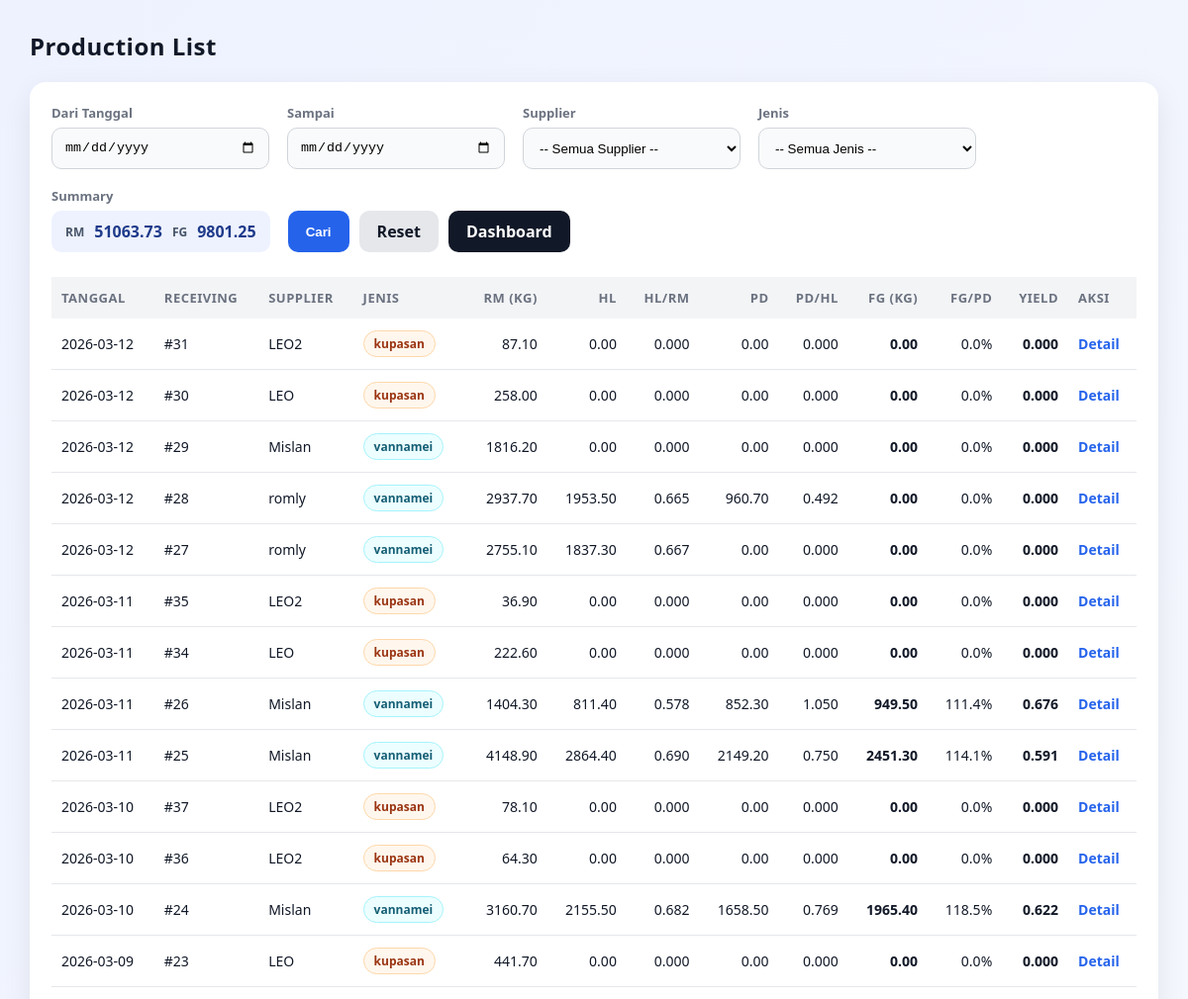
Before: /production/list (upper part) with the older database file.
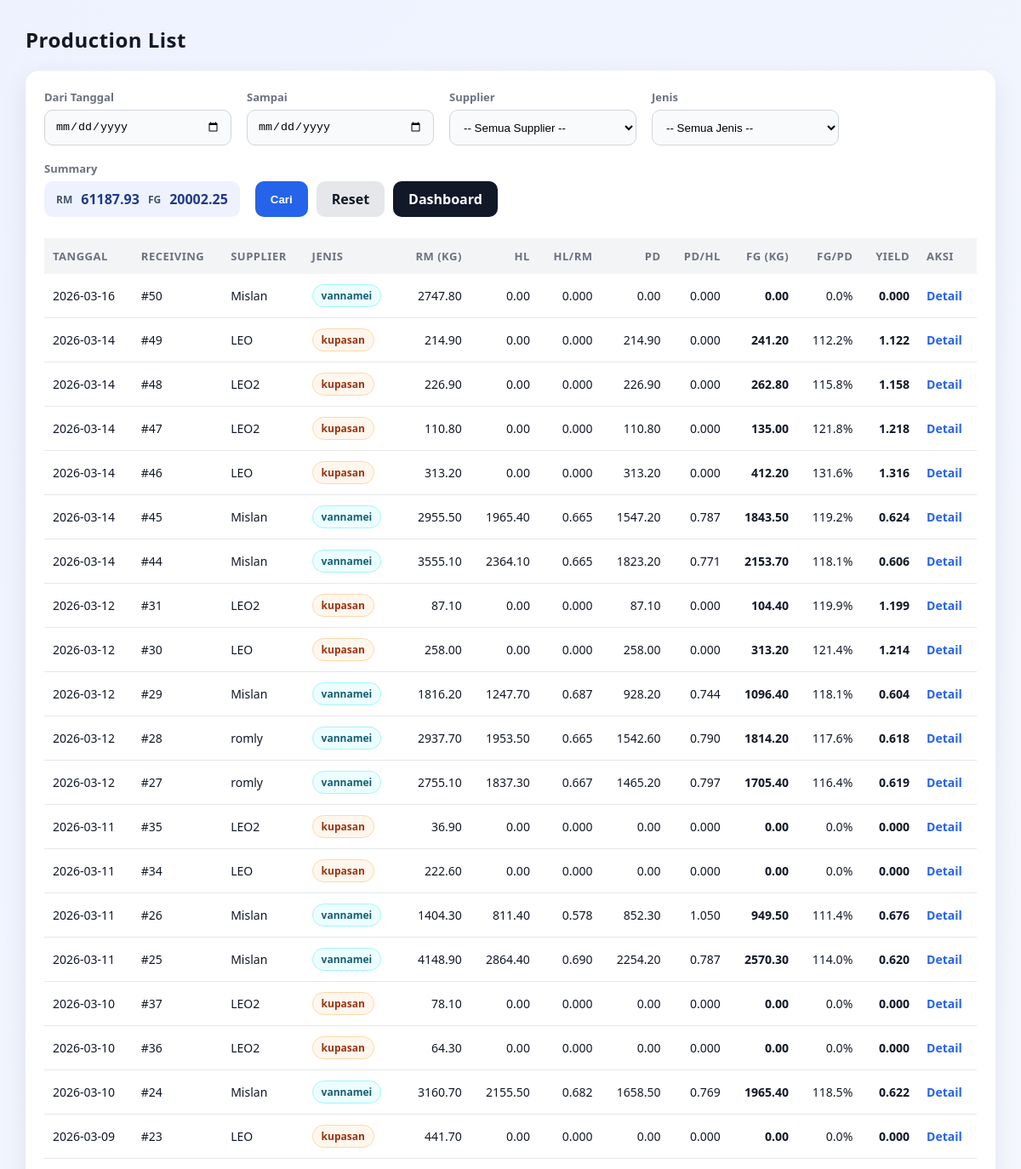
After: the same page with the newer database file.
### tables this page shows
CREATE TABLE receiving_header (
            id INTEGER PRIMARY KEY AUTOINCREMENT,
            receiving_no INTEGER NOT NULL UNIQUE,
            tanggal TEXT NOT NULL,
            supplier TEXT NOT NULL,
            jenis TEXT NOT NULL,
            fiber REAL DEFAULT 0,
            created_at TEXT DEFAULT (datetime('now','localtime'))
        );

### production/routes.py (the view)
@production_bp.route("/list")
def production_list():
    start = (request.args.get("start") or "").strip()
    end = (request.args.get("end") or "").strip()
    supplier = (request.args.get("supplier") or "").strip()
    jenis = (request.args.get("jenis") or "").strip().lower()
    conn = get_conn()
    try:
        rows = conn.execute("""
            SELECT
                rh.tanggal,
                rh.id AS receiving_id,
                rh.receiving_no,
                rh.supplier,
                rh.jenis,

                COALESCE(rm.rm_kg, 0) AS rm_kg,
                COALESCE(p.hl_kg, 0) AS hl_kg,
                COALESCE(pack.pd_kg, 0) AS pd_kg,
                COALESCE(pack.fg_kg, 0) AS fg_kg

            FROM receiving_header rh

            LEFT JOIN (
                SELECT header_id, SUM(netto) AS rm_kg
                FROM receiving_item
                GROUP BY header_id
            ) rm ON rm.header_id = rh.id

            LEFT JOIN production p ON p.receiving_id = rh.id

            LEFT JOIN (
                SELECT
                    production_id,
                    SUM(kupas_kg) AS pd_kg,
                    SUM((mc_qty * packs_per_mc + pack_qty) * pack_weight_g / 1000.0) AS fg_kg
                FROM production_packing
                GROUP BY production_id
            ) pack ON pack.production_id = p.id

            WHERE 1=1
              AND (? = '' OR rh.tanggal >= ?)
              AND (? = '' OR rh.tanggal <= ?)
              AND (? = '' OR LOWER(rh.supplier) = LOWER(?))
              AND (? = '' OR LOWER(rh.jenis) = ?)

            ORDER BY rh.tanggal DESC, rh.id DESC
        """, (
            start, start,
            end, end,
            supplier, supplier,
            jenis, jenis
        )).fetchall()
        rows = [dict(r) for r in rows]
        total_rm = sum((r.get("rm_kg") or 0) for r in rows)
        total_fg = sum((r.get("fg_kg") or 0) for r in rows)
        return render_template(
            "production/list.html",
            rows=rows,
            start=start,
            end=end,
            supplier=supplier,
            jenis=jenis,
            total_rm=total_rm,
            total_fg=total_fg
        )
    finally:
        conn.close()

### helpers/db.py (called while the page is built)
def get_conn():
    conn = sqlite3.connect(DB_PATH, timeout=30)
    conn.row_factory = sqlite3.Row
    conn.execute("PRAGMA foreign_keys = ON;")
    conn.execute("PRAGMA journal_mode = WAL;")
    return conn

### templates/production/list.html (shortened to what this page needs)
<!doctype html>
<html lang="id">
<head>
</head>
<body>
<div class="top">
  <h2>Production List</h2>
</div>
<div class="card">
  <form method="get" action="/production/list" class="filter-row">
    <div class="filter-item">
      <label>Dari Tanggal</label>
      <input type="date" name="start" value="{{ start or '' }}">
    </div>
    <div class="filter-item">
      <label>Sampai</label>
      <input type="date" name="end" value="{{ end or '' }}">
    </div>
    <div class="filter-item">
      <label>Supplier</label>
      <select id="supplier" name="supplier"></select>
    </div>
    <div class="filter-item">
      <label>Jenis</label>
      <select id="jenis" name="jenis"></select>
    </div>
    <div class="filter-item">
      <label>Summary</label>
      <div class="summary-pill">
        <span>RM</span> {{ "%.2f"|format(total_rm or 0) }}
        <span>FG</span> {{ "%.2f"|format(total_fg or 0) }}
      </div>
    </div>
    <div class="filter-actions">
      <button class="btn btn-primary" type="submit">Cari</button>
      <a class="btn btn-ghost" href="/production/list">Reset</a>
      <a class="btn btn-secondary" href="/dashboard">Dashboard</a>
    </div>
  </form>
  <table>
    <thead>
      <tr>
        <th>Tanggal</th>
        <th>Receiving</th>
        <th>Supplier</th>
        <th>Jenis</th>
        <th class="right">RM (kg)</th>
        <th class="right">HL</th>
        <th class="right">HL/RM</th>
        <th class="right">PD</th>
        <th class="right">PD/HL</th>
        <th class="right">FG (kg)</th>
        <th class="right">FG/PD</th>
        <th class="right">Yield</th>
        <th>Aksi</th>
      </tr>
    </thead>
    <tbody>
      {% for r in rows %}
        {% set rm = r.rm_kg or 0 %}
        {% set hl = r.hl_kg or 0 %}
        {% set pd = r.pd_kg or 0 %}
        {% set fg = r.fg_kg or 0 %}
        <tr>
          <td>{{ r.tanggal }}</td>
          <td>#{{ r.receiving_id }}</td>
          <td>{{ r.supplier }}</td>
          <td>
            {% set j = (r.jenis or '')|lower %}
            <span class="pill {{ j }}">{{ r.jenis or '-' }}</span>
          </td>
          <td class="right">{{ "%.2f"|format(rm) }}</td>
          <td class="right">{{ "%.2f"|format(hl) }}</td>
          <td class="right">{{ "%.3f"|format(hl/rm if rm>0 else 0) }}</td>
          <td class="right">{{ "%.2f"|format(pd) }}</td>
          <td class="right">{{ "%.3f"|format(pd/hl if hl>0 else 0) }}</td>
          <td class="right total-bold">{{ "%.2f"|format(fg) }}</td>
          <td class="right">{{ "%.1f"|format((fg/pd*100) if pd>0 else 0) }}%</td>
          <td class="right total-bold">{{ "%.3f"|format(fg/rm if rm>0 else 0) }}</td>
          <td>
            <div class="aksi">
              <a href="/production/detail/{{ r.receiving_id }}">Detail</a>
            </div>
          </td>
        </tr>
      {% endfor %}
    </tbody>
  </table>
</div>
</body>
</html>

Changed rows visible on the page:
added receiving_header: tanggal "2026-03-16", receiving_id "50", supplier "Mislan", jenis "vannamei", rm "2747.80", hl "0.00", hl "0.000", pd "0.00", pd "0.000", fg "0.00", value "0.0", fg "0.000"
added receiving_header: tanggal "2026-03-14", receiving_id "49", supplier "LEO", jenis "kupasan", rm "214.90", hl "0.00", hl "0.000", pd "214.90", pd "0.000", fg "241.20", value "112.2", fg "1.122"
added receiving_header: tanggal "2026-03-14", receiving_id "48", supplier "LEO2", jenis "kupasan", rm "226.90", hl "0.00", hl "0.000", pd "226.90", pd "0.000", fg "262.80", value "115.8", fg "1.158"
added receiving_header: tanggal "2026-03-14", receiving_id "47", supplier "LEO2", jenis "kupasan", rm "110.80", hl "0.00", hl "0.000", pd "110.80", pd "0.000", fg "135.00", value "121.8", fg "1.218"
added receiving_header: tanggal "2026-03-14", receiving_id "46", supplier "LEO", jenis "kupasan", rm "313.20", hl "0.00", hl "0.000", pd "313.20", pd "0.000", fg "412.20", value "131.6", fg "1.316"
added receiving_header: tanggal "2026-03-14", receiving_id "45", supplier "Mislan", jenis "vannamei", rm "2955.50", hl "1965.40", hl "0.665", pd "1547.20", pd "0.787", fg "1843.50", value "119.2", fg "0.624"
added receiving_header: tanggal "2026-03-14", receiving_id "44", supplier "Mislan", jenis "vannamei", rm "3555.10", hl "2364.10", hl "0.665", pd "1823.20", pd "0.771", fg "2153.70", value "118.1", fg "0.606"
computed for receiving_header id 31: pd "0.00" → "87.10"; fg "0.00" → "104.40"; value "0.0" → "119.9"; fg "0.000" → "1.199"
computed for receiving_header id 30: pd "0.00" → "258.00"; fg "0.00" → "313.20"; value "0.0" → "121.4"; fg "0.000" → "1.214"
computed for receiving_header id 29: hl "0.00" → "1247.70"; hl "0.000" → "0.687"; pd "0.00" → "928.20"; pd "0.000" → "0.744"; fg "0.00" → "1096.40"; value "0.0" → "118.1"; fg "0.000" → "0.604"
computed for receiving_header id 28: pd "960.70" → "1542.60"; pd "0.492" → "0.790"; fg "0.00" → "1814.20"; value "0.0" → "117.6"; fg "0.000" → "0.618"
computed for receiving_header id 27: pd "0.00" → "1465.20"; pd "0.000" → "0.797"; fg "0.00" → "1705.40"; value "0.0" → "116.4"; fg "0.000" → "0.619"
computed for receiving_header id 25: pd "2149.20" → "2254.20"; pd "0.750" → "0.787"; fg "2451.30" → "2570.30"; value "114.1" → "114.0"; fg "0.591" → "0.620"
Other visible differences:
{{ "%.2f"|format(total_rm or 0) }}: "51063.73" → "61187.93"
{{ "%.2f"|format(total_fg or 0) }}: "9801.25" → "20002.25"
